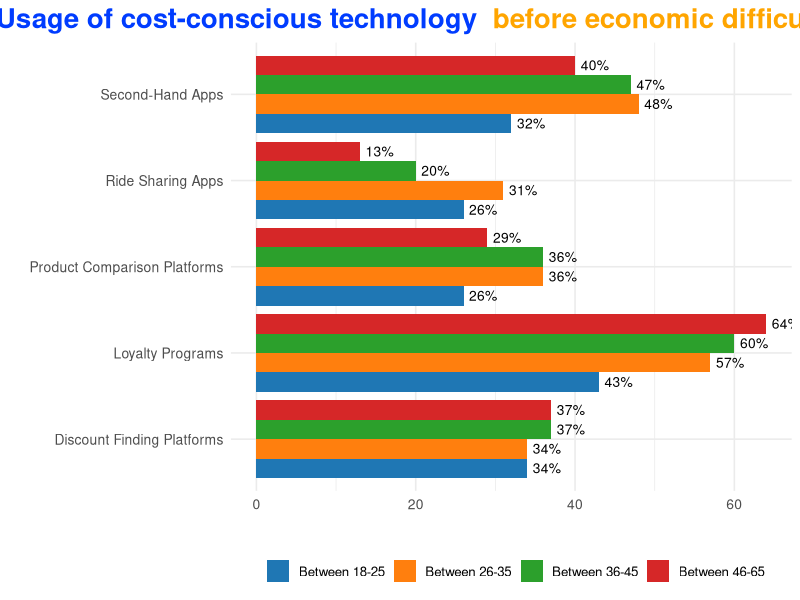

This figure's R source:
library(dplyr)
library(ggplot2)
library(ggtext)

categories <- c("Loyalty Programs", "Discount Finding Platforms", 
                "Product Comparison Platforms", 
                "Second-Hand Apps", "Ride Sharing Apps")

sub_categories <- c("Between 46-65", "Between 36-45", "Between 26-35", "Between 18-25")

values <- list(
  c(64, 60, 57, 43), # Loyalty Programs
  c(37, 37, 34, 34), # Discount Finding Platforms
  c(29, 36, 36, 26), # Product Comparison Platforms
  c(40, 47, 48, 32), # Second-Hand Apps
  c(13, 20, 31, 26)  # Ride Sharing Apps
)

# Creating the Dataframe
df <- data.frame(
  Category = rep(categories, each = length(sub_categories)),
  SubCategory = rep(sub_categories, times = length(categories)),
  Value = unlist(values)
)

# Creating the plot.
ggplot(df, aes(y = Category, x = Value, fill = SubCategory)) +
  geom_bar(stat = "identity", position = position_dodge()) +
  geom_text(aes(label = paste0(Value, "%")), 
            position = position_dodge(width = 0.9), 
            hjust = -0.2, size = 3.5) +
  scale_fill_manual(values = c("#1f77b4", "#ff7f0e", "#2ca02c", "#d62728")) +
  labs(
    title = "<span style='color:#003cff;'>Usage of cost-conscious technology</span>
    <span style='color:orange;'>before economic difficulty</span> <span style='color:#003cff;'>by age group</span>",
    x = "", 
    y = "",
    fill = ""
  ) +
  theme_minimal(base_size = 12) +
  theme(
    plot.title =  element_markdown(size = 20, face = "bold", hjust = 0.5),
    axis.text.x = element_text(size = 10),
    axis.text.y = element_text(size = 10),
    legend.position = "bottom"
  )
